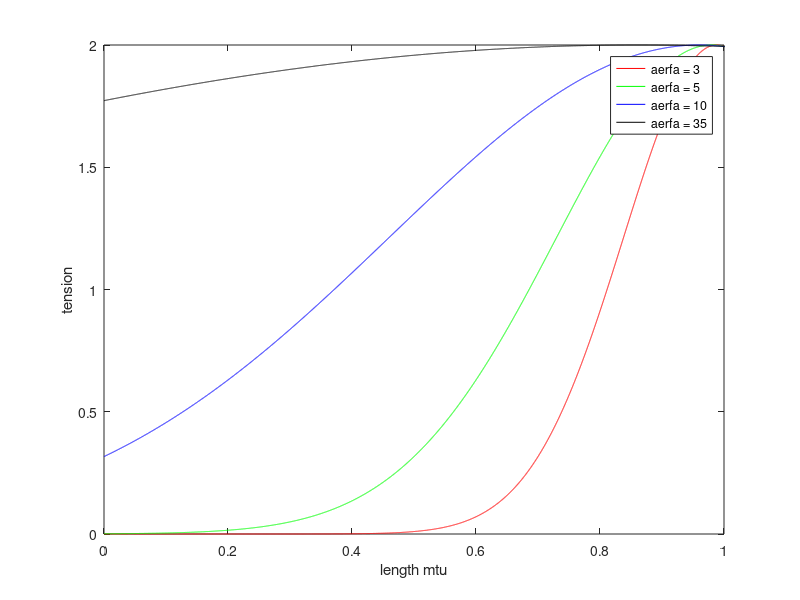

MATLAB code to generate this figure:
x = 0:0.0001:10;
a1 = 3;
a2 = 5;
a3 = 10;
a4 = 35;
pram = 4; 
y1 = 2 * gaussmf((x*5)+a1/50,[a1/pram 5]);
y2 = 2 * gaussmf(x*5+a2/50,[a2/pram 5]);
y3 = 2 * gaussmf(x*5+a3/50,[a3/pram 5]);
y4 = 2 * gaussmf(x*5+a4/50,[a4/pram 5]);
figure();
plot(x,y1,'r');
xlim([0 1]);
hold on;
plot(x,y2,'g');
xlim([0 1]);
hold on;
plot(x,y3,'b');
xlim([0 1]);
hold on;
plot(x,y4,'k');
xlim([0 1]);
legend('aerfa = 3','aerfa = 5','aerfa = 10','aerfa = 35')
xlabel('length mtu');
ylabel('tension');